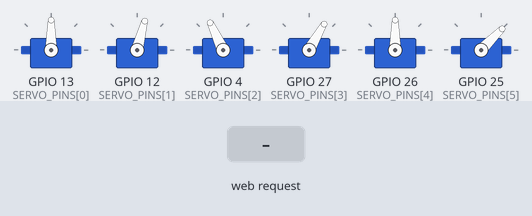
Bench run of a sketch on a simulated ESP32. On the bench: 6 × servo. The inputs (shaded band) are chosen by the test bench. What the sketch prints to the serial monitor is not drawn.

Above: at 2.2 s.
2.3 s: HTTP request GET /set?id=1&val=1&act=1 received
At 3.07 s:
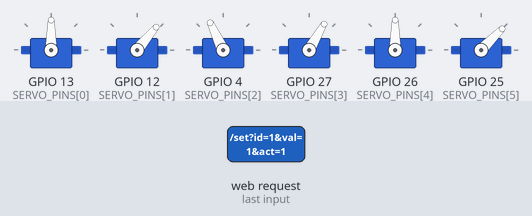
At 5.1 s:
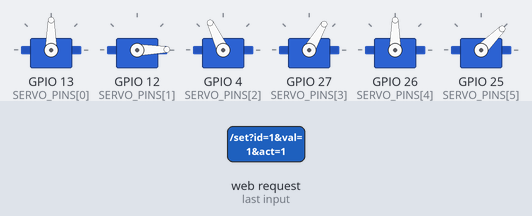
Timing chart, 0 to 6.6 s (numbered marks = the images above; inputs shaded):
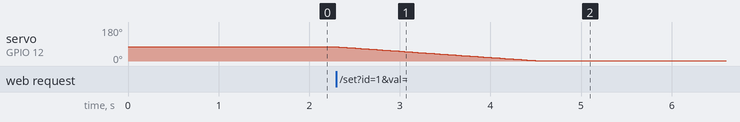

Measured:
- after the input at 2.3 s, servo on GPIO 12 (SERVO_PINS[1]): moves from 75° to 1° over 2.2 s, starting at once

The sketch:

SorterArm.ino
```cpp
#include <WiFi.h>
#include <WebServer.h>
#include <ESP32Servo.h>

// ================= 1. HOTSPOT NETWORK CONFIG =================
const char* AP_SSID = "RoboArm-Hotspot";
const char* AP_PASS = "12345678"; // Minimum 8 characters

IPAddress local_IP(192, 168, 4, 1);
IPAddress gateway(192, 168, 4, 1);
IPAddress subnet(255, 255, 255, 0);

// ================= 2. PIN ASSIGNMENTS ========================
#define NUM_SERVOS 6
const int SERVO_PINS[NUM_SERVOS] = {
  13, // Joint 0: Base Waist (TD-8120MG 20KG)
  12, // Joint 1: Shoulder (TD-8120MG 20KG)
  4,  // Joint 2: Elbow
  27, // Joint 3: Wrist Pitch
  26, // Joint 4: Wrist Roll
  25  // Joint 5: Gripper Claw
};

Servo servos[NUM_SERVOS];

// ================= 3. CALIBRATED HOME ANGLES (FROM PHOTO) ====
// Matches the downward ready-to-pick posture of your robotic arm:
const float HOME_ANGLES[NUM_SERVOS] = {
  90.0,  // Base: Centered straight forward
  75.0,  // Shoulder: Leaning forward
  115.0, // Elbow: Folded downward
  60.0,  // Wrist Pitch: Pointing claw toward the sorting area
  90.0,  // Wrist Roll: Centered
  45.0   // Gripper: Relaxed / Open
};

// Current positions and target positions
float currentPos[NUM_SERVOS];
float targetPos[NUM_SERVOS];

// Maximum degrees per 15ms step (Tuned for 20kg high-torque servos + long arm linkage)
const float STEP_SPEED[NUM_SERVOS] = {
  0.7, // Base (Moderate inertia)
  0.5, // Shoulder (Carries entire arm weight + battery leverage - gentlest)
  0.6, // Elbow (Smooth downward motion)
  0.9, // Wrist Pitch
  1.1, // Wrist Roll
  1.5  // Gripper
};

const unsigned long UPDATE_INTERVAL_MS = 15;
unsigned long lastUpdate = 0;

WebServer server(80);

// ================= 4. RESPONSIVE WEB UI (PROGMEM) ============
const char HTML_PAGE[] PROGMEM = R"rawliteral(
<!DOCTYPE html>
<html>
<head>
  <meta name="viewport" content="width=device-width, initial-scale=1, maximum-scale=1, user-scalable=no">
  <title>Smart E-Waste Arm Controller</title>
  <style>
    * { box-sizing: border-box; font-family: system-ui, -apple-system, sans-serif; -webkit-tap-highlight-color: transparent; }
    body { background-color: #0b0f19; color: #f1f5f9; margin: 0; padding: 14px; display: flex; justify-content: center; }
    .card { background: #151d30; width: 100%; max-width: 440px; padding: 22px; border-radius: 18px; box-shadow: 0 12px 32px rgba(0,0,0,0.5); }
    .badge { display: inline-block; background: #22c55e; color: #000; font-size: 11px; font-weight: 800; padding: 3px 9px; border-radius: 20px; text-transform: uppercase; margin-bottom: 8px; }
    h2 { margin: 4px 0 16px 0; color: #38bdf8; font-size: 21px; }
    .slider-box { margin-bottom: 16px; }
    .slider-label { display: flex; justify-content: space-between; font-size: 13px; font-weight: 600; margin-bottom: 6px; color: #94a3b8; }
    .val { color: #38bdf8; font-size: 14px; font-weight: 700; }
    input[type=range] { width: 100%; height: 8px; border-radius: 4px; background: #263352; outline: none; -webkit-appearance: none; }
    input[type=range]::-webkit-slider-thumb { -webkit-appearance: none; width: 24px; height: 24px; border-radius: 50%; background: #38bdf8; cursor: pointer; box-shadow: 0 0 10px rgba(56,189,248,0.5); }
    .btn-grid { display: grid; grid-template-columns: 1fr 1fr; gap: 10px; margin-top: 22px; }
    button { background: #1e293b; border: 1px solid #334155; color: #fff; padding: 12px; font-size: 13px; font-weight: 700; border-radius: 10px; cursor: pointer; transition: 0.15s; }
    button:active { background: #38bdf8; color: #000; }
    .btn-home { grid-column: span 2; background: #38bdf8; color: #0b0f19; font-size: 14px; border: none; }
  </style>
</head>
<body>
  <div class="card">
    <span class="badge">Hotspot Connected</span>
    <h2>6-DOF ROBOTIC ARM</h2>

    <div class="slider-box">
      <div class="slider-label"><span>Base (GPIO 13)</span><span class="val" id="v0">90°</span></div>
      <input type="range" id="s0" min="0" max="180" value="90" oninput="queueUpdate(0, this.value)">
    </div>

    <div class="slider-box">
      <div class="slider-label"><span>Shoulder (GPIO 12)</span><span class="val" id="v1">75°</span></div>
      <input type="range" id="s1" min="0" max="180" value="75" oninput="queueUpdate(1, this.value)">
    </div>

    <div class="slider-box">
      <div class="slider-label"><span>Elbow (GPIO 4)</span><span class="val" id="v2">115°</span></div>
      <input type="range" id="s2" min="0" max="180" value="115" oninput="queueUpdate(2, this.value)">
    </div>

    <div class="slider-box">
      <div class="slider-label"><span>Wrist Pitch (GPIO 27)</span><span class="val" id="v3">60°</span></div>
      <input type="range" id="s3" min="0" max="180" value="60" oninput="queueUpdate(3, this.value)">
    </div>

    <div class="slider-box">
      <div class="slider-label"><span>Wrist Roll (GPIO 26)</span><span class="val" id="v4">90°</span></div>
      <input type="range" id="s4" min="0" max="180" value="90" oninput="queueUpdate(4, this.value)">
    </div>

    <div class="slider-box">
      <div class="slider-label"><span>Gripper Claw (GPIO 25)</span><span class="val" id="v5">45°</span></div>
      <input type="range" id="s5" min="0" max="180" value="45" oninput="queueUpdate(5, this.value)">
    </div>

    <div class="btn-grid">
      <button class="btn-home" onclick="triggerPreset('home')">Smooth Home Pose</button>
      <button onclick="triggerPreset('open')">Open Claw</button>
      <button onclick="triggerPreset('close')">Close Claw</button>
    </div>
  </div>

  <script>
    let pending = {};
    let timer = null;

    function queueUpdate(id, val) {
      document.getElementById('v' + id).innerText = val + '°';
      pending[id] = val;
      if (!timer) {
        timer = setTimeout(() => {
          for (let k in pending) {
            fetch('/set?id=' + k + '&val=' + pending[k]);
          }
          pending = {};
          timer = null;
        }, 50);
      }
    }

    function triggerPreset(act) {
      fetch('/cmd?act=' + act);
      if (act === 'home') {
        const homeVals = [90, 75, 115, 60, 90, 45];
        homeVals.forEach((val, i) => {
          document.getElementById('s' + i).value = val;
          document.getElementById('v' + i).innerText = val + '°';
        });
      } else if (act === 'open') {
        document.getElementById('s5').value = 30;
        document.getElementById('v5').innerText = '30°';
      } else if (act === 'close') {
        document.getElementById('s5').value = 120;
        document.getElementById('v5').innerText = '120°';
      }
    }
  </script>
</body>
</html>
)rawliteral";

// ================= 5. WEB SERVER HANDLERS ====================
void handleRoot() {
  server.send(200, "text/html", HTML_PAGE);
}

void handleSet() {
  if (server.hasArg("id") && server.hasArg("val")) {
    int id = server.arg("id").toInt();
    int val = constrain(server.arg("val").toInt(), 0, 180);
    if (id >= 0 && id < NUM_SERVOS) {
      targetPos[id] = val; // Set target only, non-blocking interpolator will ease to it
    }
    server.send(200, "text/plain", "OK");
  } else {
    server.send(400, "text/plain", "Bad Request");
  }
}

void handleStatus() {
  bool moving = false;
  String json = "{\"current\":[";
  for (int i = 0; i < NUM_SERVOS; i++) {
    if (i > 0) json += ",";
    json += String(currentPos[i], 1);
    moving = moving || abs(currentPos[i] - targetPos[i]) > 0.1;
  }
  json += "],\"target\":[";
  for (int i = 0; i < NUM_SERVOS; i++) {
    if (i > 0) json += ",";
    json += String(targetPos[i], 1);
  }
  json += "],\"moving\":";
  json += moving ? "true}" : "false}";
  server.send(200, "application/json", json);
}

void handleCmd() {
  if (server.hasArg("act")) {
    String act = server.arg("act");
    if (act == "home") {
      for (int i = 0; i < NUM_SERVOS; i++) {
        targetPos[i] = HOME_ANGLES[i];
      }
    } else if (act == "open") {
      targetPos[5] = 30; // Open claw
    } else if (act == "close") {
      targetPos[5] = 120; // Grip object
    } else {
      server.send(400, "text/plain", "Unknown action");
      return;
    }
    server.send(200, "text/plain", "OK");
  } else {
    server.send(400, "text/plain", "Missing action");
  }
}

// ================= 6. NON-BLOCKING MOTION EASING =============
void updateSmoothMotion() {
  unsigned long now = millis();
  if (now - lastUpdate < UPDATE_INTERVAL_MS) return;
  lastUpdate = now;

  for (int i = 0; i < NUM_SERVOS; i++) {
    if (abs(currentPos[i] - targetPos[i]) > 0.1) {
      float step = STEP_SPEED[i];
      if (currentPos[i] < targetPos[i]) {
        currentPos[i] = min(currentPos[i] + step, targetPos[i]);
      } else {
        currentPos[i] = max(currentPos[i] - step, targetPos[i]);
      }
      servos[i].write((int)round(currentPos[i]));
    }
  }
}

// ================= 7. SETUP & LOOP ===========================
void setup() {
  Serial.begin(115200);
  delay(1000);

  // Initialize positions to locked calibrated Home Pose
  for (int i = 0; i < NUM_SERVOS; i++) {
    currentPos[i] = HOME_ANGLES[i];
    targetPos[i]  = HOME_ANGLES[i];
  }

  // Allocate 4 hardware PWM timers on ESP32
  ESP32PWM::allocateTimer(0);
  ESP32PWM::allocateTimer(1);
  ESP32PWM::allocateTimer(2);
  ESP32PWM::allocateTimer(3);

  // Initialize and attach all 6 servos
  for (int i = 0; i < NUM_SERVOS; i++) {
    servos[i].setPeriodHertz(50);
    servos[i].attach(SERVO_PINS[i], 500, 2400);
    servos[i].write((int)currentPos[i]); // Move directly to home on cold boot
  }

  // Start pure Wi-Fi Hotspot mode
  WiFi.mode(WIFI_AP);
  WiFi.softAPConfig(local_IP, gateway, subnet);
  WiFi.softAP(AP_SSID, AP_PASS);

  Serial.println("\n==============================================");
  Serial.println("  ROBOTIC ARM READY (CALIBRATED HOME LOADED)  ");
  Serial.println("==============================================");
  Serial.print("1. Connect Phone to Wi-Fi : "); Serial.println(AP_SSID);
  Serial.print("3. Browser URL            : http://"); Serial.println(WiFi.softAPIP());
  Serial.println("==============================================\n");

  server.on("/", handleRoot);
  server.on("/status", HTTP_GET, handleStatus);
  server.on("/set", handleSet);
  server.on("/cmd", handleCmd);
  server.begin();
}

void loop() {
  server.handleClient(); // Process incoming web requests
  updateSmoothMotion();  // Gradually step each servo towards target every 15ms
}
```
